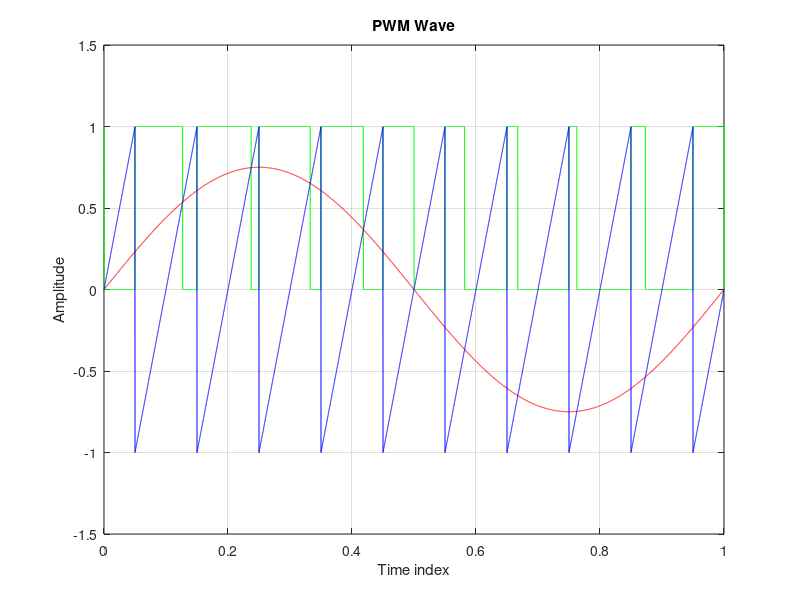

Reproduce this figure in MATLAB.
% clc;
% close all;
% clear all;
% a = 10;
% f = 10;
% t = 0:0.02:2; 
% x1 = 1;  %generation of an impulse signal
% x2 = a*sin(2*pi*f*t); %generation of sine wave
% y = x1.*x2; %modulation step
% subplot(3,1,1); %for impulse signal plot
% stem(x1);
% title('Impulse Signal');
% xlabel('Time');
% ylabel('Amplitude ');
% subplot(3,1,2) %for sine wave plot
% plot(t,x2);
% title('Sine Wave');
% xlabel('Time ');
% ylabel('Amplitude ');
% subplot(3,1,3) %for PAM wave plot
% stem(t,y);
% title('PAM Wave');
% xlabel('Time');
% ylabel('Amplitude');
% PAM using Natural Sampling ---------------------
% clc;
% clear all;
% close all;
% fc= 100;
% fm= fc/10;
% fs= 100*fc;
% t=0:1/fs:4/fm;
% Am = 10;
% Ac = 10;
% Msg_sgl= Am*cos(2*pi*fm*t);
% Carr_sgl= Ac*square(2*pi*fc*t)+Ac;
% Mod_sgl= Msg_sgl.*Carr_sgl;
% tt= [];
% for i=1:length(Mod_sgl);
%     if Mod_sgl(i)==0;
%         tt=[tt,Mod_sgl(i)];
%     else
%         tt=[tt,Mod_sgl(i)+2];
%     end
% end
% figure(1)
% subplot(4,1,1);
% plot(t,Msg_sgl);
% title('Message Signal');
% xlabel('Time Period');
% ylabel('Amplitude');
% subplot(4,1,2);
% plot(t,Carr_sgl);
% title('Carrier Signal')
% xlabel('Time Period');
% ylabel('Amplitude');
% subplot(4,1,3);
% plot(t,Mod_sgl);
% title('PAM Modulated signal')
% xlabel('Time Period');
% ylabel('Amplitude');
% subplot(4,1,4);
% plot(t,tt);
% title('PAM')
% xlabel('Time Period');
% ylabel('Amplitude');
% 
% % --------- EDITED me --------
% % Fourier Transform
% L = length(Mod_sgl);
% Y = fft(Mod_sgl);
% P2 = abs(Y/L);
% P1 = P2(1:L/2+1);
% P1(2:end-1) = 2*P1(2:end-1);
% f = fs*(0:(L/2))/L;
% 
% figure;
% plot(f,P1);
% title('Single-Sided Amplitude Spectrum of PAM Modulated Signal') 
% xlabel('f (Hz)'); 
% ylabel('|P1(f)|');
% % PWM Signal --------------------------
clc;
close all;
clear all;
t=0:0.0001:1;
s=sawtooth(2*pi*10*t+pi);
m=0.75*sin(2*pi*1*t);
n=length(s);
for i=1:n
 if (m(i)>=s(i))
    pwm(i)=1;
 elseif (m(i)<=s(i))
    pwm(i)=0;
 end
end
plot(t,pwm,'g',t,m,'r',t,s,'b');
ylabel('Amplitude');
axis([0  1 -1.5 1.5]);
xlabel('Time index');
title('PWM Wave');
grid on;
% % % PPM Signal -----------------------------
% clc;
% clear all;
% close all;
% fc=1000;
% fs=10000;
% fm=200;
% % t=0:1/fs:4/fm;
% t=0:1/fs:((2/fm)-(1/fs));
% X= 0.1*cos(2*pi*fm*t)+0.1;
% Y= modulate(X,fc,fs,'PPM');
% subplot(2,2,1);
% plot(X);
% title('Msg Signal');
% subplot(2,2,2);
% plot(Y);
% axis([0 500 -0.2 1.2]);
% title('PPM');
